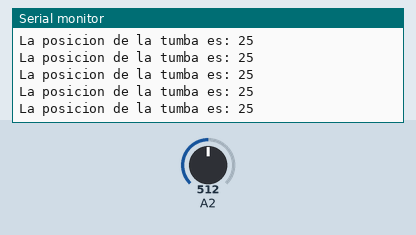
A sketch run on a simulated Arduino Uno, built with avr-gcc and run on an emulated ATmega328P. On the bench: the last lines printed to the serial monitor. Inputs (shaded band) come from the test bench; at power-on: A2 = 512.

Above: at 1.2 s.
1.3 s: A2 set to 214
At 1.8 s:
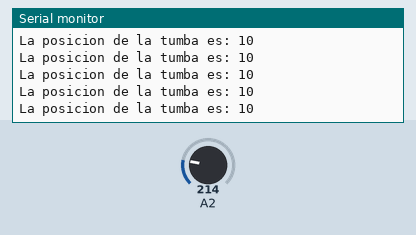
4.3 s: A2 set to 189
At 5.1 s:
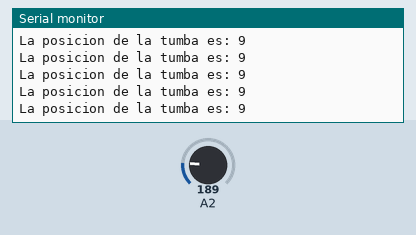
Timing chart, 0 to 7.3 s (numbered marks = the images above; inputs shaded):
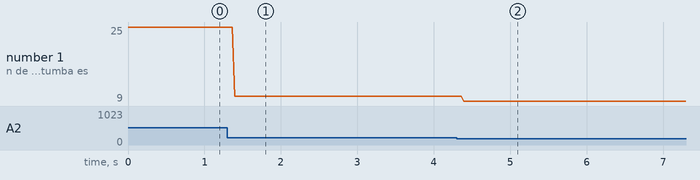

The sketch:

PRUEBA_POTECIOMETRO_7MO.ino
```cpp
int posicion_encargado=0;
void setup() {
 Serial.begin(9600);//inicializar el puerto serial
}

void loop() {
 posicion_encargado=map(analogRead(A2),0,1023,0,50);
 Serial.print("La posicion de la tumba es: ");
 Serial.println(posicion_encargado);
}
```

Measured:
- after the input at 1.3 s, the serial monitor: prints a new line after 0.10 s (image 1)
- after the input at 4.3 s, the serial monitor: prints a new line after 0.09 s (image 2)
- plotted number 1: 25 → 10 after the input at 1.3 s, 10 → 9 after the input at 4.3 s
